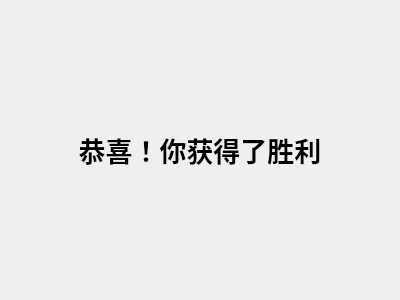
<?xml version="1.0" encoding="UTF-8"?>
<ui version="4.0">
 <class>EndGameWidget</class>
 <widget class="QWidget" name="EndGameWidget">
  <property name="geometry">
   <rect>
    <x>0</x>
    <y>0</y>
    <width>400</width>
    <height>300</height>
   </rect>
  </property>
  <property name="windowTitle">
   <string>Form</string>
  </property>
  <widget class="QLabel" name="label">
   <property name="enabled">
    <bool>true</bool>
   </property>
   <property name="geometry">
    <rect>
     <x>50</x>
     <y>50</y>
     <width>300</width>
     <height>200</height>
    </rect>
   </property>
   <property name="font">
    <font>
     <pointsize>20</pointsize>
     <bold>true</bold>
    </font>
   </property>
   <property name="text">
    <string>恭喜！你获得了胜利</string>
   </property>
   <property name="alignment">
    <set>Qt::AlignCenter</set>
   </property>
  </widget>
 </widget>
 <resources/>
 <connections/>
</ui>
